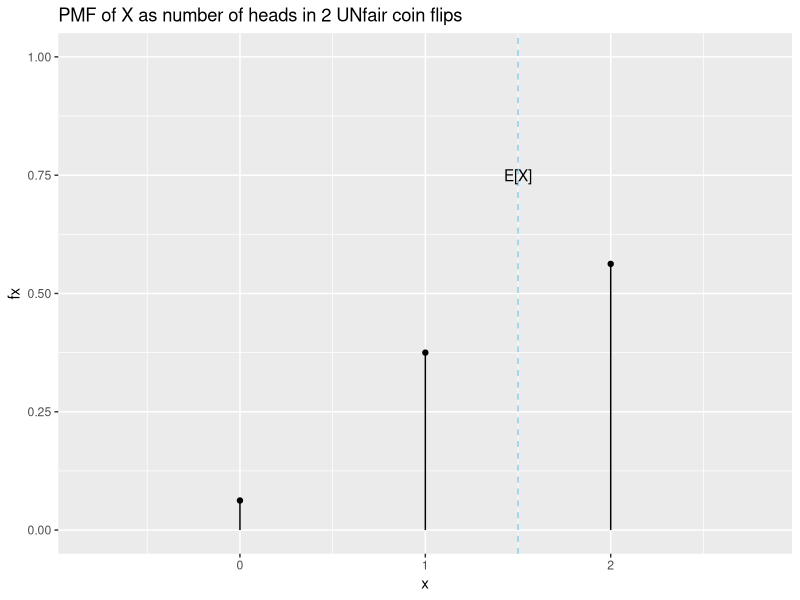
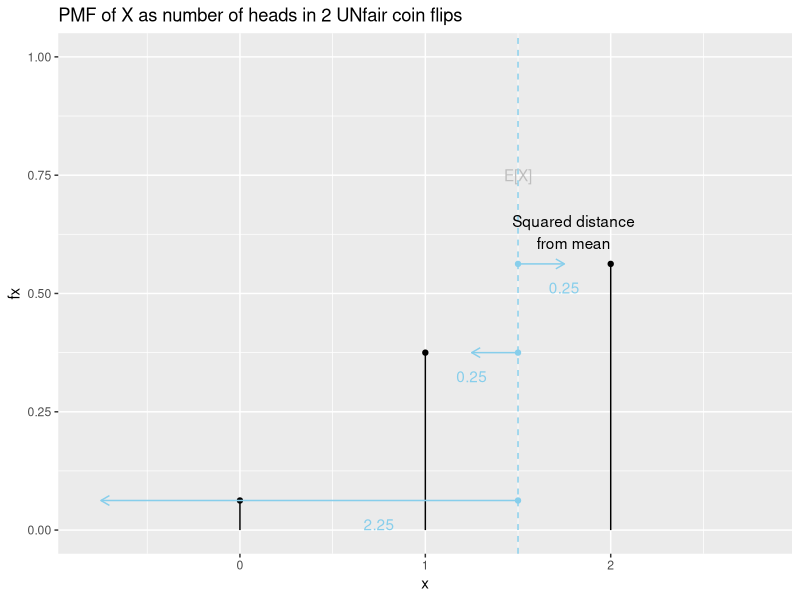
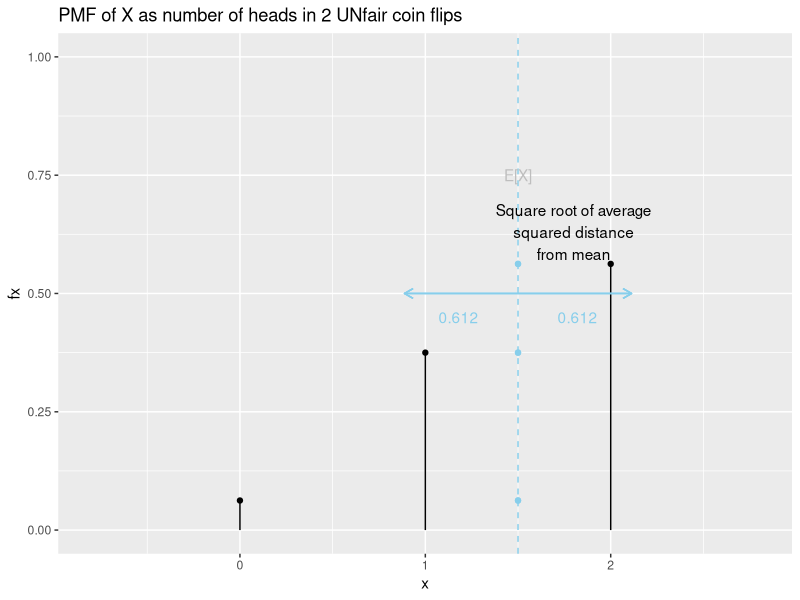
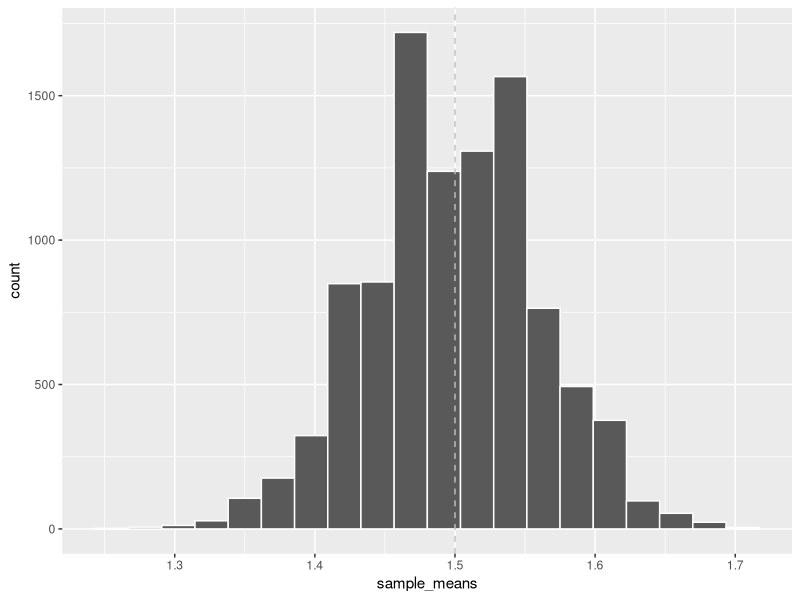
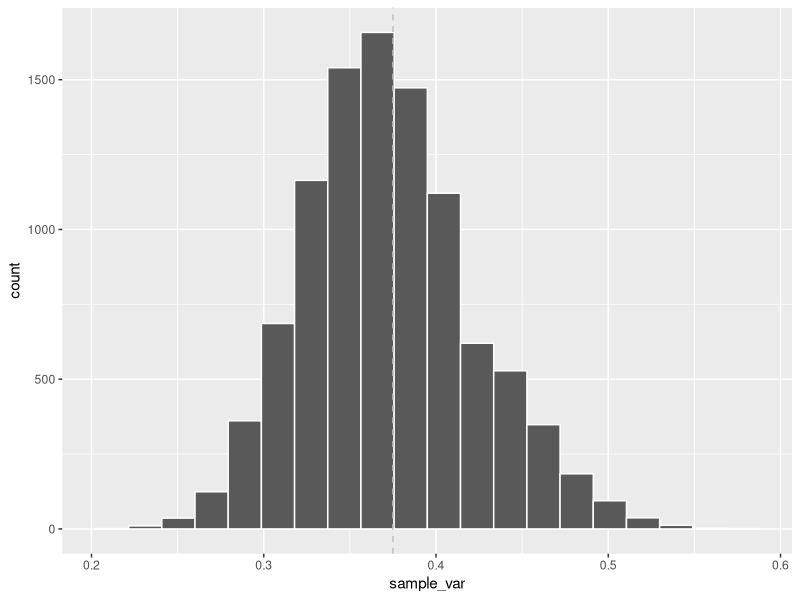
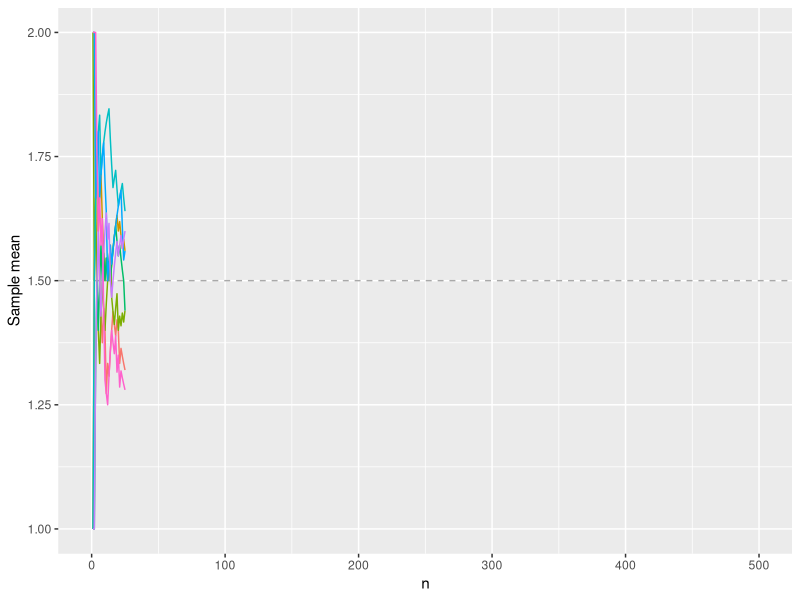
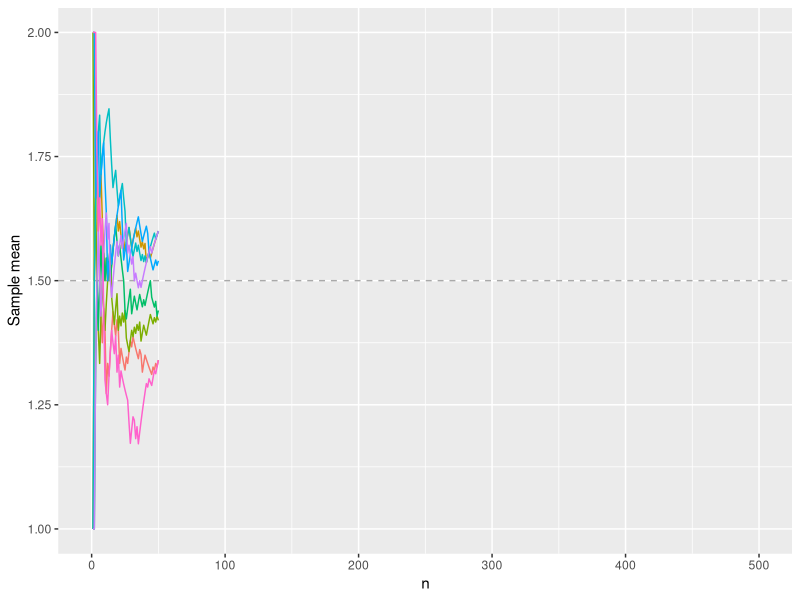
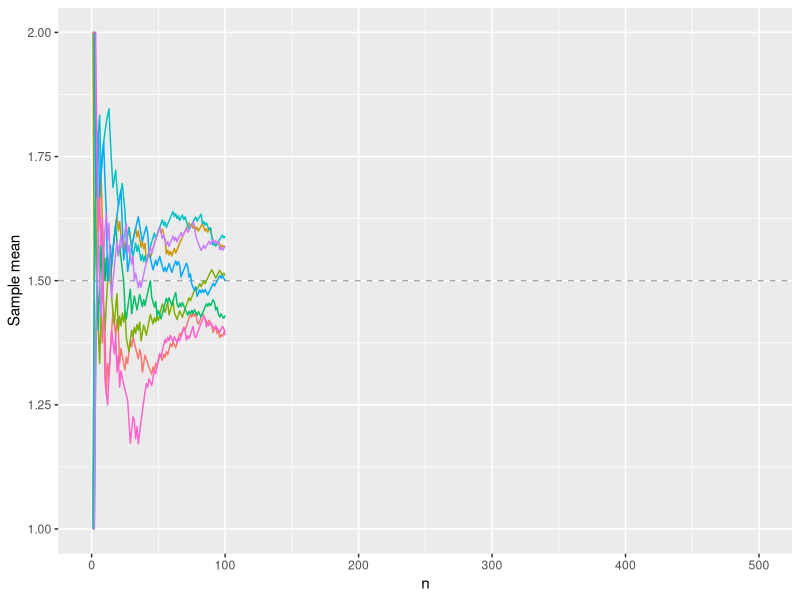

Recreate these plots in R, in order.
## ---- chunk 1
library(tidyverse)
set.seed(60637)
options(width = 60)
## ---- chunk 2
plotdata <- tibble(
  x = c(0, 1, 2),
  xend = c(1, 2, 3),
  fx = c(1/16, 3/8, 9/16),
  Fx = cumsum(fx)
)

# Expected value
Ex <- sum(plotdata$x*plotdata$fx)

ggplot(plotdata, aes(x = x, y = fx)) +
  geom_point() +
  coord_cartesian(xlim = c(-0.8, 2.8),
                  ylim = c(0,1)) +
  geom_segment(aes(x = x, y = c(0,0,0), xend = x, yend = fx)) +  
  geom_vline(xintercept = 1.5, lty = 'dashed', color = 'skyblue') +
  annotate(geom="text", x=1.5, y=0.75, label="E[X]") +
  ggtitle('PMF of X as number of heads in 2 UNfair coin flips')
## ---- chunk 3

ggplot(plotdata, aes(x = x, y = fx)) +
  geom_point() +
  coord_cartesian(xlim = c(-0.8, 2.8),
                  ylim = c(0,1)) +
  geom_segment(aes(x = x, y = c(0,0,0), xend = x, yend = fx)) +  
  geom_vline(xintercept = Ex, lty = 'dashed', color = 'skyblue') +
  annotate(geom="text", x=Ex, y=0.75, label="E[X]", color = 'grey') +
  geom_segment(aes(x = Ex, xend = Ex+sign(x-Ex)*(x-Ex)^2, y = fx, yend = fx), 
               arrow = arrow(length = unit(0.25, "cm")), color = 'skyblue') +
  geom_point(aes(x = Ex, y = fx), color = 'skyblue') +
  annotate(geom="text", x=1.8, y=0.63, label="Squared distance\nfrom mean") +
  annotate(geom="text", x=(plotdata$x+Ex)/2, y=(plotdata$fx-0.05), label=(plotdata$x-Ex)^2, color = 'skyblue') +
  ggtitle('PMF of X as number of heads in 2 UNfair coin flips')
## ---- chunk 4

sdx <- sqrt(sum((plotdata$x-Ex)^2 *plotdata$fx))

ggplot(plotdata, aes(x = x, y = fx)) +
  geom_point() +
  coord_cartesian(xlim = c(-0.8, 2.8),
                  ylim = c(0,1)) +
  geom_segment(aes(x = x, y = c(0,0,0), xend = x, yend = fx)) +  
  geom_vline(xintercept = Ex, lty = 'dashed', color = 'skyblue') +
  annotate(geom="text", x=Ex, y=0.75, label="E[X]", color = 'grey') +
  geom_segment(aes(x = Ex, xend = Ex-sdx, y = 0.5, yend = 0.5), 
               arrow = arrow(length = unit(0.25, "cm")), color = 'skyblue') +
  geom_point(aes(x = Ex, y = fx), color = 'skyblue') +
  geom_segment(aes(x = Ex, xend = Ex+sdx, y = 0.5, yend = 0.5), 
               arrow = arrow(length = unit(0.25, "cm")), color = 'skyblue') +
  geom_point(aes(x = Ex, y = fx), color = 'skyblue') +
  annotate(geom="text", x=1.8, y=0.63, label="Square root of average\nsquared distance\nfrom mean") +
  annotate(geom="text", x=(Ex+c(-1.05,1.05)*round(sdx, 3)/2), y=0.45, 
           label=round(sdx, 3), color = 'skyblue') +
  ggtitle('PMF of X as number of heads in 2 UNfair coin flips')
## ---- chunk 5
n <- 1000
X <- c(0, 1, 2)
probs <- c(1/16, 3/8, 9/16)
x_observed <- sample(X, prob = probs, replace = TRUE, size = n)

head(x_observed)
## ---- chunk 6
mean(x_observed)
## ---- chunk 7
var(x_observed)
sd(x_observed)
## ---- chunk 8
x_observed <- sample(X, prob = probs, replace = TRUE, size = n)

mean(x_observed)
var(x_observed)
sd(x_observed)
## ---- chunk 9
n <- 100
x_observed <- sample(X, prob = probs, replace = TRUE, size = n)

head(x_observed)
## ---- chunk 10
mean(x_observed)
## ---- chunk 11

n_iter <- 10000

x_list <- map(1:n_iter, ~ sample(X, prob = probs, replace = TRUE, 
                                 size = n))

head(x_list, 2)
## ---- chunk 12

sample_means <- map(x_list, mean)
head(sample_means)
## ---- chunk 13

df_sm <- tibble(sample_means = unlist(sample_means))
df_sm
## ---- chunk 14
ggplot(df_sm, aes(x = sample_means)) +
  geom_histogram(bins = 20, position = 'identity', color = 'white') +
  geom_vline(xintercept = Ex, color = 'grey', lty = 'dashed')

## ---- chunk 15
sample_var <- map(x_list, var)
df_sv <- tibble(sample_var = unlist(sample_var))

ggplot(df_sv, aes(x = sample_var)) +
  geom_histogram(bins = 20, position = 'identity', color = 'white') +
  geom_vline(xintercept = sdx^2, color = 'grey', lty = 'dashed')
## ---- chunk 16
head(x_observed)
## ---- chunk 17
var(x_observed)
## ---- chunk 18

mean( (x_observed - mean(x_observed) )^2)*n/(n-1)

## ---- chunk 19
var(unlist(sample_means))
## ---- chunk 20
n <- 500
x_list <- map(1:8, ~ sample(X, prob = probs, replace = TRUE, 
                                 size = n))

x_mat <- as_tibble(x_list, .name_repair = 'unique')

new_mat <- x_mat %>% 
  mutate(across(everything(), ~ cumsum(.x)/seq_along(.x)),
         n = 1:n) %>% 
  pivot_longer(cols = starts_with('..'),
               values_to = "Sample mean")

## ---- chunk 21

ggplot(new_mat %>% filter(n < 26), aes(x = n, y = `Sample mean`, col = name)) +
  geom_hline(yintercept = Ex, color = 'darkgrey', lty = 'dashed') +
  geom_line() +
  theme(legend.position = 'none') +
  coord_cartesian(xlim = c(0, 500))

## ---- chunk 22

ggplot(new_mat %>% filter(n < 51), aes(x = n, y = `Sample mean`, col = name)) +
  geom_hline(yintercept = Ex, color = 'darkgrey', lty = 'dashed') +
  geom_line() +
  theme(legend.position = 'none') +
  coord_cartesian(xlim = c(0, 500))

## ---- chunk 23

ggplot(new_mat %>% filter(n < 101), aes(x = n, y = `Sample mean`, col = name)) +
  geom_hline(yintercept = Ex, color = 'darkgrey', lty = 'dashed') +
  geom_line() +
  theme(legend.position = 'none') +
  coord_cartesian(xlim = c(0, 500))

## ---- chunk 24

ggplot(new_mat %>% filter(n < 201), aes(x = n, y = `Sample mean`, col = name)) +
  geom_hline(yintercept = Ex, color = 'darkgrey', lty = 'dashed') +
  geom_line() +
  theme(legend.position = 'none') +
  coord_cartesian(xlim = c(0, 500))

## ---- chunk 25

ggplot(new_mat %>% filter(n < 351), aes(x = n, y = `Sample mean`, col = name)) +
  geom_hline(yintercept = Ex, color = 'darkgrey', lty = 'dashed') +
  geom_line() +
  theme(legend.position = 'none') +
  coord_cartesian(xlim = c(0, 500))

## ---- chunk 26

ggplot(new_mat %>% filter(n < 501), aes(x = n, y = `Sample mean`, col = name)) +
  geom_hline(yintercept = Ex, color = 'darkgrey', lty = 'dashed') +
  geom_line() +
  theme(legend.position = 'none') +
  coord_cartesian(xlim = c(0, 500))

## ---- chunk 27
result_n <- rnorm(n = 10000)
plotdata <- tibble(
  x = result_n,
  Fx = pnorm(result_n),
  fx = dnorm(result_n)
)

ggplot(plotdata, aes(x = x, y = fx)) +
  geom_line() +
  coord_cartesian(xlim = c(-2.5, 2.5),
                  ylim = c(0,0.5)) +
  geom_vline(xintercept = 0, lty = 'dashed', color = 'skyblue') +
  geom_segment(aes(x = 0, xend = -1, y = 0.2, yend = 0.2), 
               arrow = arrow(length = unit(0.25, "cm")), color = 'skyblue') +
  geom_segment(aes(x = 0, xend = 1, y = 0.2, yend = 0.2), 
               arrow = arrow(length = unit(0.25, "cm")), color = 'skyblue') +
  geom_point(aes(x = 0, y = 0.2), color = 'skyblue') + 
  annotate(geom="text", x = 0.5, y = .19, label = as.character(expression(sigma)), parse = TRUE, color = 'skyblue') + 
  annotate(geom="text", x = -0.5, y = .19, label = as.character(expression(sigma)), parse = TRUE, color = 'skyblue') + 
  annotate(geom="text", x = 0.075, y = .42, label = as.character(expression(mu)), parse = TRUE, color = 'skyblue') +
  ggtitle('PDF of Standard Normal Distribution')
## ---- chunk 28
n <- 1000
x_list <- map(1:10000, ~ sample(X, prob = probs, replace = TRUE, 
                                 size = n))

x_mat <- as_tibble(x_list, .name_repair = 'unique')

new_mat <- x_mat %>% 
  mutate(across(everything(), ~ (cumsum(.x)/seq_along(.x)-Ex)/(sqrt(0.375/row_number()) )) ,
         n = 1:n)# %>% 
  # pivot_longer(cols = starts_with('..'),
  #              values_to = "Sample mean")


x10 <- tibble('Standardized sample mean' = unlist(new_mat[100,1:10]) )  
x50 <- tibble('Standardized sample mean' = unlist(new_mat[100,1:50]) )  
x100 <- tibble('Standardized sample mean' = unlist(new_mat[100,1:100]) )
x200 <- tibble('Standardized sample mean' = unlist(new_mat[100,1:200]) )
x500 <- tibble('Standardized sample mean' = unlist(new_mat[100,1:500]) )
x1000 <- tibble('Standardized sample mean' = unlist(new_mat[100,1:1000]) )
x5000 <- tibble('Standardized sample mean' = unlist(new_mat[100,1:5000]) )
x10000 <- tibble('Standardized sample mean' = unlist(new_mat[100,1:10000]) )

ggplot(x10, aes(x = `Standardized sample mean`)) +
  geom_histogram(binwidth = .02) + 
  ggtitle('10 samples') +
  coord_cartesian(xlim = c(-2.5, 2.5), ylim = c(0, 800))

## ---- chunk 29

ggplot(x50, aes(x = `Standardized sample mean`)) +
  geom_histogram(binwidth = .02) + 
  ggtitle('50 samples') +
  coord_cartesian(xlim = c(-2.5, 2.5), ylim = c(0, 800))

## ---- chunk 30

ggplot(x100, aes(x = `Standardized sample mean`)) +
  geom_histogram(binwidth = .02) + 
  ggtitle('100 samples') +
  coord_cartesian(xlim = c(-2.5, 2.5), ylim = c(0, 800))

## ---- chunk 31

ggplot(x200, aes(x = `Standardized sample mean`)) +
  geom_histogram(binwidth = .02) + 
  ggtitle('200 samples') +
  coord_cartesian(xlim = c(-2.5, 2.5), ylim = c(0, 800))

## ---- chunk 32

ggplot(x500, aes(x = `Standardized sample mean`)) +
  geom_histogram(binwidth = .02) + 
  ggtitle('500 samples') +
  coord_cartesian(xlim = c(-2.5, 2.5), ylim = c(0, 800))

## ---- chunk 33

ggplot(x1000, aes(x = `Standardized sample mean`)) +
  geom_histogram(binwidth = .02) + 
  ggtitle('1000 samples') +
  coord_cartesian(xlim = c(-2.5, 2.5), ylim = c(0, 800))

## ---- chunk 34

ggplot(x5000, aes(x = `Standardized sample mean`)) +
  geom_histogram(binwidth = .02) + 
  ggtitle('5000 samples') +
  coord_cartesian(xlim = c(-2.5, 2.5), ylim = c(0, 800))

## ---- chunk 35

ggplot(x10000, aes(x = `Standardized sample mean`)) +
  geom_histogram(binwidth = .02) + 
  ggtitle('10000 samples') +
  coord_cartesian(xlim = c(-2.5, 2.5), ylim = c(0, 800))

## ---- chunk 36


ggplot(x10000, aes(x = `Standardized sample mean`)) +
  geom_histogram(binwidth = .02, aes(y = ..count../1500)) + 
  ggtitle('10000 samples') +
  ylab('Relative frequency') +
  coord_cartesian(xlim = c(-2.5, 2.5)) +
  stat_function(fun=dnorm,
                         color="red",
                         args=list(mean=0,
                                  sd=1))

